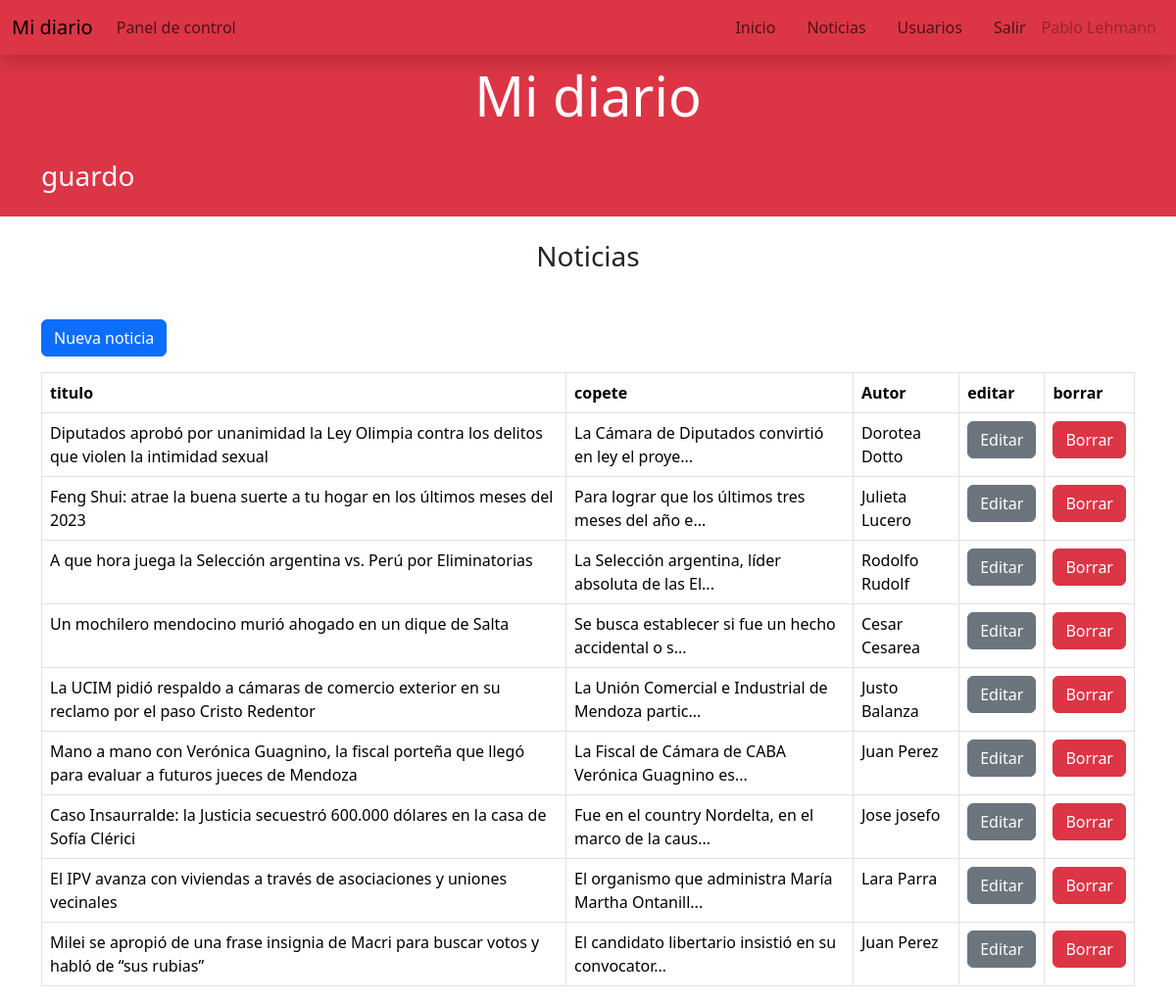
Screenshot of /admin/noticias.php?mensaje=guardo (signed in) with the database file from the repository.
### tables this page shows
CREATE TABLE `noticias` (
  `id_noticia` int(11) NOT NULL,
  `id_usuario` int(11) NOT NULL,
  `titulo` text NOT NULL,
  `copete` text NOT NULL,
  `cuerpo` text NOT NULL,
  `imagen` varchar(255) NOT NULL,
  `fecha` date NOT NULL,
  `categoria` varchar(30) NOT NULL,
  `autor` varchar(30) NOT NULL
);

### admin/noticias.php (the view, shortened to what this page needs)
<?php
extract($_REQUEST);
        ?>
    <!DOCTYPE html>
    <html lang="es">
    <head>
        <link rel="stylesheet" type="text/css" href="style.css">
        <link href="https://cdn.jsdelivr.net/npm/bootstrap@5.3.2/dist/css/bootstrap.min.css" rel="stylesheet"
>
    </head>
    <body>
        <header class="container-fluid bg-danger text-white p-3">
            <div class="row">
                <div class="col-12"><br><br>
                    <h1 class="display-4 text-center">Mi diario</h1>
                    <br>
                </div>
            </div>
            <div class="container">
            <?php require("menu.php"); ?>
            <?php
            if (isset($mensaje))
                print("<h3>" . $mensaje . "</h3>");
            ?>
        </div>
    </header><br>
    <section class="d-flex justify-content-center align-items-center">
        <h3>Noticias</h3>
    </section><br>
    <section class="container">
        <a href="noticia_nueva.php" class="btn btn-primary my-3">Nueva noticia</a>
        <table class="table table-bordered">
            <tr>
                <th>titulo</th>
                <th>copete</th>
                <th>Autor</th>
                <th>editar</th>
                <th>borrar</th>
            </tr>
            <?php
            require("conexion.php");
            $conexion = mysqli_connect($server_db, $usuario_db, $password_db)
                or die("No se puede conectar con el servidor");
            mysqli_select_db($conexion, $base_db)
                or die("No se puede seleccionar la base de datos");
            $instruccion = "select * from noticias";
            $consulta = mysqli_query($conexion, $instruccion)
                or die("No puedo consultar");
            $nfilas = mysqli_num_rows($consulta);
            for ($i = 0; $i < $nfilas; $i++) {
                $resultado = mysqli_fetch_array($consulta);
                print('
            <tr>
                <td>' . trim($resultado['titulo']) . '</td>
                <td>' . substr($resultado['copete'], 0, 50) . '...</td>
                <td>' . trim($resultado['autor']) . '</td>
                <td> <a href="noticias_editar.php?id_noticia=' . $resultado['id_noticia'] . '" class=" btn btn-secondary">Editar</a></td>
                <td> <a href="noticias_borrar.php?id_noticia=' . $resultado['id_noticia'] . '&imagen=' . $resultado['imagen'] . '" class=" btn btn-danger" onclick="return confirm(&quot; Desea eliminar &quot;)" >Borrar</a></td>
            </tr>
           ');
            }
            ?>
        </table>
    </section>
</body>
</html>

### style.css (style rules this page uses)
td { color: aquamarine; }

### rows the page displays
noticias: titulo "Diputados aprobó por unanimidad la Ley Olimpia contra los delitos que violen la intimidad sexual", copete "La Cámara de Diputados convirtió en ley el proye", autor "Dorotea Dotto"
noticias: titulo "Feng Shui: atrae la buena suerte a tu hogar en los últimos meses del 2023", copete "Para lograr que los últimos tres meses del año e", autor "Julieta Lucero"
noticias: titulo "A que hora juega la Selección argentina vs. Perú por Eliminatorias", copete "La Selección argentina, líder absoluta de las El", autor "Rodolfo Rudolf"
noticias: titulo "Un mochilero mendocino murió ahogado en un dique de Salta", copete "Se busca establecer si fue un hecho accidental o s", autor "Cesar Cesarea"
noticias: titulo "La UCIM pidió respaldo a cámaras de comercio exterior en su reclamo por el paso Cristo Redentor", copete "La Unión Comercial e Industrial de Mendoza partic", autor "Justo Balanza"
noticias: titulo "Mano a mano con Verónica Guagnino, la fiscal porteña que llegó para evaluar a futuros jueces de Mendoza", copete "La Fiscal de Cámara de CABA Verónica Guagnino es", autor "Juan Perez"
noticias: titulo "Caso Insaurralde: la Justicia secuestró 600.000 dólares en la casa de Sofía Clérici", copete "Fue en el country Nordelta, en el marco de la caus", autor "Jose josefo"
noticias: titulo "El IPV avanza con viviendas a través de asociaciones y uniones vecinales", copete "El organismo que administra María Martha Ontanill", autor "Lara Parra"
noticias: titulo "Milei se apropió de una frase insignia de Macri para buscar votos y habló de “sus rubias”", copete "El candidato libertario insistió en su convocator", autor "Juan Perez"

### other values shown
$_SESSION["nombre"] "Pablo"
$_SESSION["apellido"] "Lehmann"
$mensaje "guardo"
